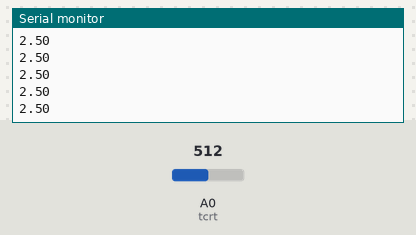
Simulated run of this sketch. Board: Arduino Uno, built with avr-gcc and run on an emulated ATmega328P. Shown: the last lines printed to the serial monitor. The inputs (shaded band) are chosen by the test bench; at power-on: A0 (tcrt) = 512.

Above: at 1.2 s.
1.3 s: A0 (tcrt) set to 716
At 1.31 s:
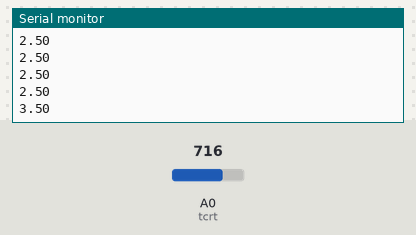
2.8 s: A0 (tcrt) set to 900
At 2.82 s:
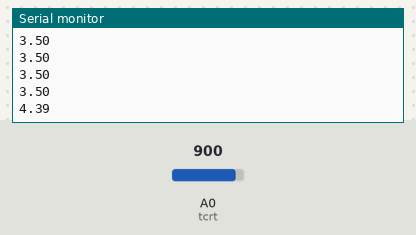
Timing chart, 0 to 5.8 s (numbered marks = the images above; inputs shaded):
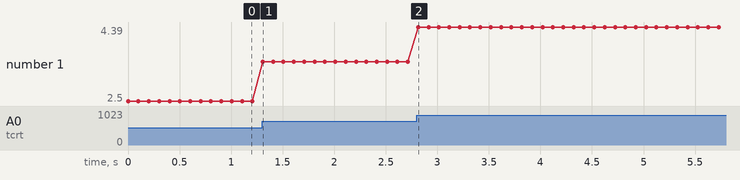

Measured:
- after the input at 1.3 s, the serial monitor: prints a new line at once (image 1)
- after the input at 2.8 s, the serial monitor: prints a new line at once (image 2)
- plotted number 1: 2.5 → 3.5 after the input at 1.3 s, 3.5 → 4.39 after the input at 2.8 s

The sketch:

optico_reflectivo.ino
```cpp
// pines a utilizar
int tcrt = A0;

// algunas variables que nos seran utiles
unsigned int line;
float volt;

void setup() {
  // put your setup code here, to run once:
  // configuramos el puerto serial
  Serial.begin(9600);

  // configuramos los pines
  pinMode(tcrt, INPUT);
}

void loop() {
  // put your main code here, to run repeatedly:
  // leemos el valor del adc en el pin conectado al sensor
  line = analogRead(tcrt);

  // lo convertimos a voltaje
  volt = line * 5.0 / 1024;

  // mandamos el voltaje medido en el sensor
  Serial.println(volt);

  // esperamos un tiempo
  delay(100);
}
```
